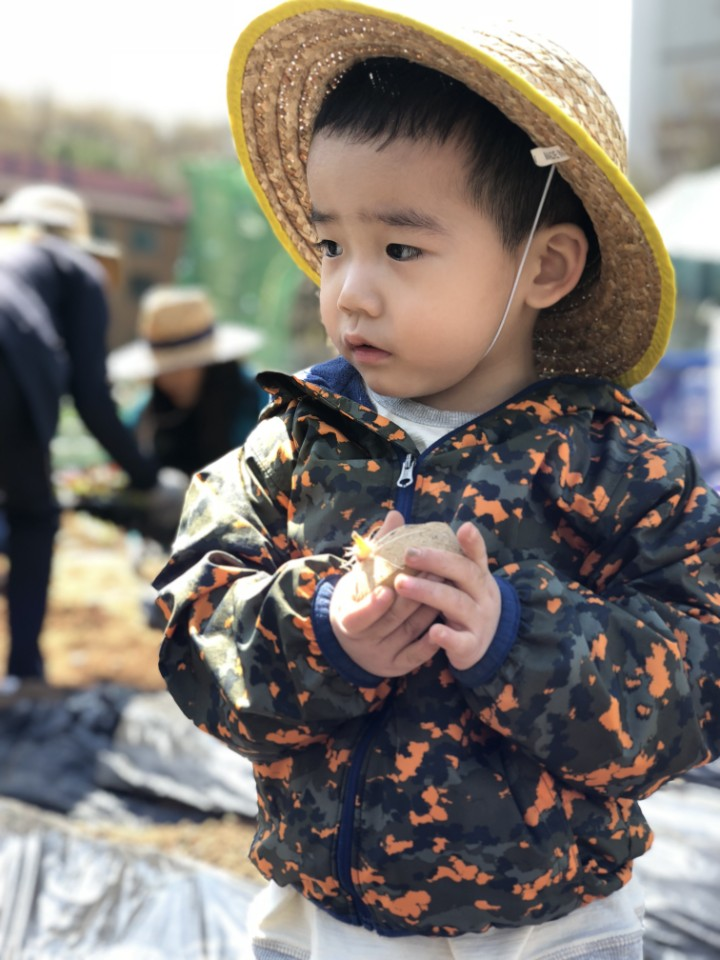
#> input picture img/100.jpg, 720 x 960 px
$ python 29_Fourier_Transform.py
#> lines starting #> are read from the running program, lines starting #| are printed output that depends on the picture
### default_import.py

import cv2 as cv2

def select_img(sel_num):
    return{
        0 : 'img/100.jpg',                 # 경현
        1 : 'img/images_1.jpg',            # 그라데이션 이미지
        2 : 'img/multi_light.jpg',         #
        3 : 'img/opencv_logo.jpg',
        4 : 'img/sample_img1.jpg',         # 산과 강이 있는 풍경
        5 : 'img/sample_img2.jpg',         # 수지 이미지
        6 : 'img/sdoku.jpg',                #
        7 : 'img/tile.jpg',                 # Threshold Test용 타일
        8 : 'img/girl.png',                 # 기본여자 이미지
        9 : 'img/alpha1.jpg',               # 알파벳 및 숫자 이미지
        10: 'img/Code_Sample.jpg',          # Data Matrix Code Sample
        11: 'img/DW_Fail_img.jpg',          # Vericode Fail Image
        12: 'img/TW.jpg',                   # 트와이스
        13: 'img/TW_NY.png',                # Template Image 나연
        14: 'img/TW_SN.png',                # Template Image 사나
        15: 'img/TW_JW.png',                # Template Image 정연
        18: 'img/contour18.png',            # 사각형에 안으로 파인이미지
        19: 'img/contour19.png',            # 나무잎 비슷한, 별모양 비슷
        20: 'img/convexhull.png',           # 손으로 그린 손바닥?
        21: 'img/korea.png' ,               # 대한민국 지도
        22: 'img/star.jpg',                 # 별모양
        23: 'img/Histogram23.jpg',          # 히스토그램용 풍경
        24: 'img/24.jpg',                   # 히스토그램 균일화용 풍경
        25: 'img/25.jpg',                   # 히스토그램용 조각상
        26: 'img/26.jpg',                   # 히스토그램용 풍경
        28: 'img/28_BW_girl.jpg',           # 푸리에 Test용 이미지
        30: 'img/31.jpg',                   # Template Matching용 너구리 이미지
        31: 'img/bam.png',                  # Template Image 밤
        32: 'img/sdoku_1.jpg',              # 허프변환 Test용 스도쿠 이미지
        33: 'img/33.jpg',                   # 허프변환 Test용 원찾기
        34: 'img/34.jpg',                   # Watershed용 Test이미지(동전)
        35: 'img/35.jpg',                   # GrabCut용 Test Image
        37: 'img/37_corner.png',            # Corner 검출용 Image
        38: 'img/38_butterfly.png',         # SIFT Test용 나비
        42: 'img/42_ORB.png.',              # ORB용 Image - 암호와 해킹
        43: 'img/43_ORB.png',               # ORB용 회전 Image - 암호와 해킹
        44: 'img/43_1.png',                 # 이미지매칭용 등대가 있는 마을 사진
        45: 'img/43_2.png',                 # 이미지매칭용 액자를든 소녀 사진
        100: 'img/Test_Vericode.bmp'        # Vericode 그라데이션 Test용
    }.get(sel_num,'img/girl.png')


def close_window():
    cv2.waitKey(0)
    cv2.destroyAllWindows()

### 29_Fourier_Transform.py
"""
29강. 푸리에변환 응용
    푸리에 변환은 이미지를 주파수 영역으로 전환하여 이미지 프로세싱 작업을 수행할 수 있게 해주는 도구이고,
    주파수 영역에서 작업이 끝나면 역푸리에변환(Inversion Fourier Transform: IFT)을 수행하여 원래 이미지 영역으로
    되돌려서 이미지 프로세싱 결과를 확인 할 수 있음

    12강 참조 LPF(Low Pass Filger) & HPF(Hight, Pass Filter)
        LPF를 적용하면 낮은 주파수 대역만 남아 있는 이미지가 되어 블러(blur)효과를 가진 이미지가 됨
        HPF를 적용하면 높은 주파수 대역만 남아 있는 이미지가 되어 사물의 경계나 노이즈 등 만이 남아 있는 이미지가 됨
        푸리에 변환이란 주파수를 분석하는데 가장 많이 활용되는 도구
"""
import numpy as np
import matplotlib.pyplot as plt
import cv2
import default_import as impDef


# 이미지를 푸리에 변환하여 주파수 영역으로 전환하고, 주파수 영역 이미지 중앙에 A x A크기의 정사각형 영역에 해당하는
# 값을 모두 0으로 변환, 즉 HPF를 적용한 것과 같은 결과가 도출 됨
# 다시 역푸리에 변환을 이용해 원래 이미지 영역으로 전환하면 주파수가 낮은 부분이 없는 새로운 이미지가 됨.
def fourier(ImgNo, SIZE=30):
#> called with ImgNo = 0, SIZE = 30
    img = cv2.imread(impDef.select_img(ImgNo))
#> img is the input picture: shape (960, 720, 3); mean B, G, R 115.6, 120.9, 127.8
    img = cv2.cvtColor(img, cv2.COLOR_BGR2GRAY)
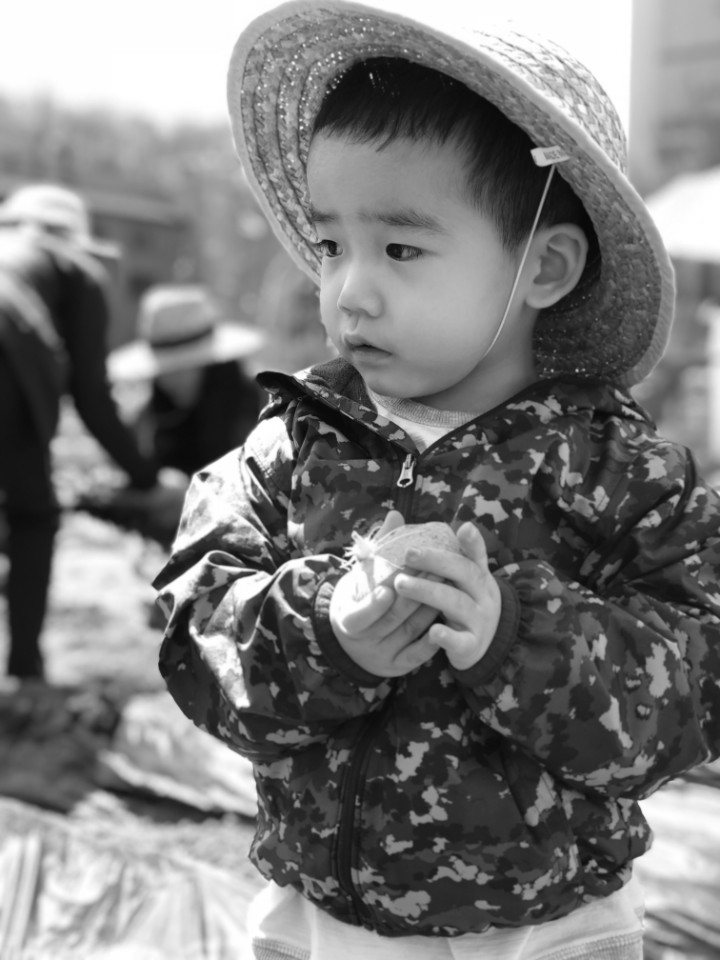
#> img: shape (960, 720); min 3, max 255, mean 122.4

    f = np.fft.fft2(img)
    # image의 2D DFT를 계산

    fshift = np.fft.fftshift(f)
    # 2D DFT를 계산하여 얻어진 푸리에 변환 결과는 주파주가 0인 컴포넌트를 좌상단에 위치시킨다.
    # np.fft.fftshift(f)는 주파수가 0인 부분을 정 중앙에 위치시키고 재 배열해주는 함수이다.
    """
        >>> import numpy as np
        >>> f = np.fft.fftfreq(10, 0.1)
        >>> f
            [0. 1. 2. 3. 4. -5. -4. -3. -2. -1.]
        >>> fshift = np.fft.fftshift(f)
        >>> fshift
            [-5. -4. -3. -2. -1. 0. 1. 2. 3. 4.]
    """

    rows, cols = img.shape
#> rows = 960; cols = 720
    crow, ccol = int(rows/2), int(cols/2)
#> crow = 480; ccol = 360

    fshift[crow-(int(SIZE/2)):crow+int((SIZE/2)), ccol-int((SIZE/2)):ccol+int((SIZE/2))] = 0
    # 주파수 영역의 이미지 정중앙에 SIZE x SIZE 크기의 영역에 있는 모든값을 0으로 만든다.

    #역 푸리에변환
    f_ishift = np.fft.ifftshift(fshift)
    # 역 쉬프트 함수 재 배열된 주파수 값을의 위치를 원래대로 되돌린다.

    img_back = np.fft.ifft2(f_ishift)
    img_back = np.abs(img_back)
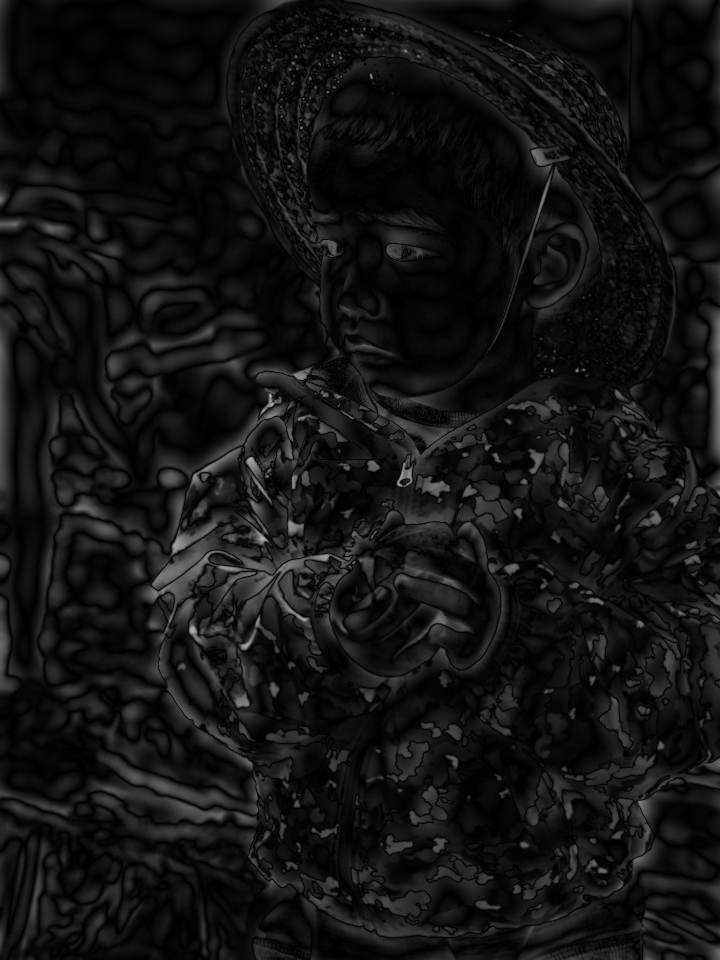
#> img_back: shape (960, 720) float64; min 0.0113, max 182.9, mean 19.8
    # 역푸리에 변환을 하여 원래 이미지 영역으로 전환한 후, 모든 값에 절대값을 취한다.


    plt.subplot(131), plt.imshow(img, cmap ='gray')
    plt.title('input Image'), plt.xticks([]), plt.yticks([])

    plt.subplot(132), plt.imshow(img_back, cmap = 'gray')
    plt.title('After HPF'), plt.xticks([]), plt.yticks([])

    plt.subplot(133), plt.imshow(img_back)
    plt.title('After HPF'), plt.xticks([]), plt.yticks([])

    plt.show()
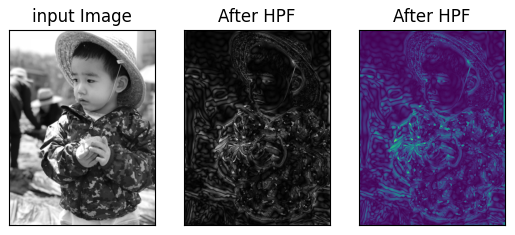
#> figure drawn by matplotlib, 3 panels


fourier(0, 30)
fourier(28, 30)
#> (the run stopped early here; a loop or call above may not have finished)
